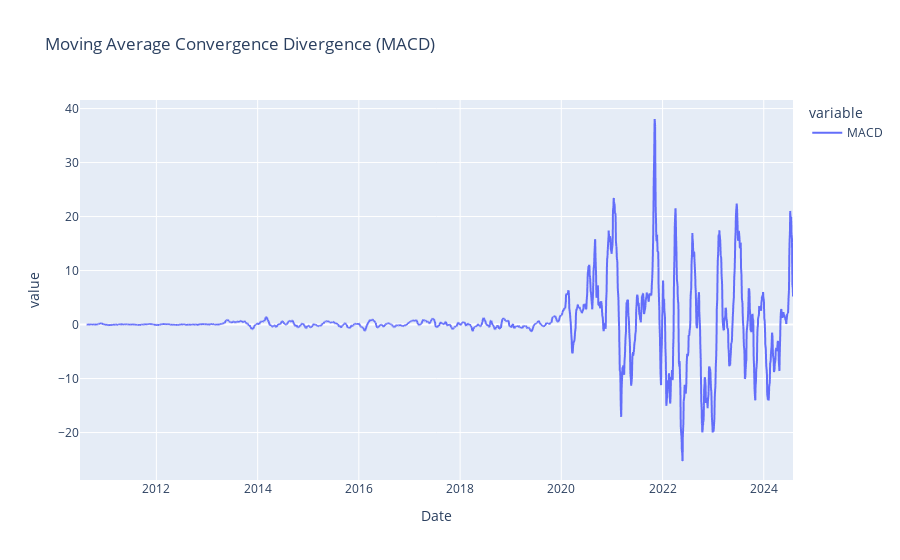

The notebook cell this image was saved under:
### Code cell
plot.plot_macd(data)

### Figure 1 — Plotly figure (JSON) as saved in the notebook; plotly's stock layout.template omitted (floating-point values rounded to 4 significant figures; data arrays with more than 128 entries replaced by an {"elided": "..."} marker saying what was removed)
{"data": [{"hovertemplate": "variable=MACD<br>Date=%{x}<br>value=%{y}<extra></extra>", "legendgroup": "MACD", "line": {"color": "#636efa", "dash": "solid"}, "marker": {"symbol": "circle"}, "mode": "lines", "name": "MACD", "showlegend": true, "type": "scattergl", "x": {"elided": "3545 str values"}, "xaxis": "x", "y": {"elided": "3545 float values"}, "yaxis": "y"}], "layout": {"legend": {"title": {"text": "variable"}, "tracegroupgap": 0}, "title": {"text": "Moving Average Convergence Divergence (MACD)"}, "xaxis": {"anchor": "y", "domain": [0, 1], "title": {"text": "Date"}}, "yaxis": {"anchor": "x", "domain": [0, 1], "title": {"text": "value"}}}}
